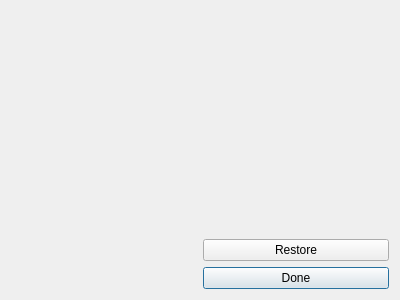
<?xml version="1.0" encoding="UTF-8"?>
<ui version="4.0">
 <class>GameWidget</class>
 <widget class="QWidget" name="GameWidget">
  <property name="geometry">
   <rect>
    <x>0</x>
    <y>0</y>
    <width>400</width>
    <height>300</height>
   </rect>
  </property>
  <property name="windowTitle">
   <string>Form</string>
  </property>
  <layout class="QHBoxLayout" name="horizontalLayout">
   <item>
    <layout class="QVBoxLayout" name="verticalLayout">
     <item>
      <widget class="rummikub::game::TableWidget" name="tableWidget" native="true">
       <property name="sizePolicy">
        <sizepolicy hsizetype="Preferred" vsizetype="Preferred">
         <horstretch>0</horstretch>
         <verstretch>0</verstretch>
        </sizepolicy>
       </property>
      </widget>
     </item>
     <item>
      <widget class="rummikub::game::PlayerWidget" name="playerWidget" native="true"/>
     </item>
    </layout>
   </item>
   <item>
    <layout class="QVBoxLayout" name="verticalLayout_2">
     <property name="sizeConstraint">
      <enum>QLayout::SetDefaultConstraint</enum>
     </property>
     <item>
      <spacer name="verticalSpacer">
       <property name="orientation">
        <enum>Qt::Vertical</enum>
       </property>
       <property name="sizeHint" stdset="0">
        <size>
         <width>100</width>
         <height>0</height>
        </size>
       </property>
      </spacer>
     </item>
     <item>
      <widget class="QPushButton" name="restoreButton">
       <property name="sizePolicy">
        <sizepolicy hsizetype="Minimum" vsizetype="Fixed">
         <horstretch>0</horstretch>
         <verstretch>0</verstretch>
        </sizepolicy>
       </property>
       <property name="minimumSize">
        <size>
         <width>0</width>
         <height>0</height>
        </size>
       </property>
       <property name="text">
        <string>Restore</string>
       </property>
      </widget>
     </item>
     <item>
      <widget class="QPushButton" name="doneButton">
       <property name="sizePolicy">
        <sizepolicy hsizetype="Minimum" vsizetype="Fixed">
         <horstretch>0</horstretch>
         <verstretch>0</verstretch>
        </sizepolicy>
       </property>
       <property name="minimumSize">
        <size>
         <width>0</width>
         <height>0</height>
        </size>
       </property>
       <property name="text">
        <string>Done</string>
       </property>
       <property name="default">
        <bool>true</bool>
       </property>
      </widget>
     </item>
    </layout>
   </item>
  </layout>
 </widget>
 <customwidgets>
  <customwidget>
   <class>rummikub::game::TableWidget</class>
   <extends>QWidget</extends>
   <header>TableWidget.h</header>
   <container>1</container>
  </customwidget>
  <customwidget>
   <class>rummikub::game::PlayerWidget</class>
   <extends>QWidget</extends>
   <header>PlayerWidget.h</header>
   <container>1</container>
  </customwidget>
 </customwidgets>
 <resources/>
 <connections/>
</ui>
